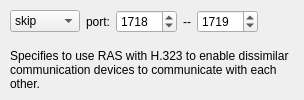
         <widget class="QWidget" name="label646">
          <attribute name="title">
           <string>h323 ras</string>
          </attribute>
          <layout class="QGridLayout">
           <property name="leftMargin">
            <number>10</number>
           </property>
           <property name="topMargin">
            <number>10</number>
           </property>
           <property name="rightMargin">
            <number>0</number>
           </property>
           <property name="bottomMargin">
            <number>0</number>
           </property>
           <item row="1" column="0" colspan="6">
            <widget class="QLabel" name="label675">
             <property name="text">
              <string>Specifies to use RAS with H.323 to enable dissimilar communication devices to communicate with each other.</string>
             </property>
             <property name="alignment">
              <set>Qt::AlignmentFlag::AlignLeading|Qt::AlignmentFlag::AlignLeft|Qt::AlignmentFlag::AlignVCenter</set>
             </property>
             <property name="wordWrap">
              <bool>true</bool>
             </property>
            </widget>
           </item>
           <item row="0" column="2">
            <widget class="QSpinBox" name="pix_h323ras_port1">
             <property name="minimum">
              <number>1</number>
             </property>
             <property name="maximum">
              <number>65535</number>
             </property>
             <property name="value">
              <number>1718</number>
             </property>
            </widget>
           </item>
           <item row="0" column="3">
            <widget class="QLabel" name="label676">
             <property name="text">
              <string>--</string>
             </property>
             <property name="alignment">
              <set>Qt::AlignmentFlag::AlignCenter</set>
             </property>
             <property name="wordWrap">
              <bool>false</bool>
             </property>
            </widget>
           </item>
           <item row="0" column="1">
            <widget class="QLabel" name="label674">
             <property name="text">
              <string>port:</string>
             </property>
             <property name="alignment">
              <set>Qt::AlignmentFlag::AlignCenter</set>
             </property>
             <property name="wordWrap">
              <bool>false</bool>
             </property>
             <property name="buddy">
              <cstring>pix_ctiqbe_port</cstring>
             </property>
            </widget>
           </item>
           <item row="0" column="4">
            <widget class="QSpinBox" name="pix_h323ras_port2">
             <property name="minimum">
              <number>1</number>
             </property>
             <property name="maximum">
              <number>65535</number>
             </property>
             <property name="value">
              <number>1719</number>
             </property>
            </widget>
           </item>
           <item row="0" column="5">
            <spacer>
             <property name="orientation">
              <enum>Qt::Orientation::Horizontal</enum>
             </property>
             <property name="sizeType">
              <enum>QSizePolicy::Policy::Expanding</enum>
             </property>
             <property name="sizeHint" stdset="0">
              <size>
               <width>40</width>
               <height>20</height>
              </size>
             </property>
            </spacer>
           </item>
           <item row="0" column="0">
            <widget class="QComboBox" name="pix_h323ras_switch">
             <item>
              <property name="text">
               <string>skip</string>
              </property>
             </item>
             <item>
              <property name="text">
               <string>enable</string>
              </property>
             </item>
             <item>
              <property name="text">
               <string>disable</string>
              </property>
             </item>
            </widget>
           </item>
          </layout>
         </widget>
